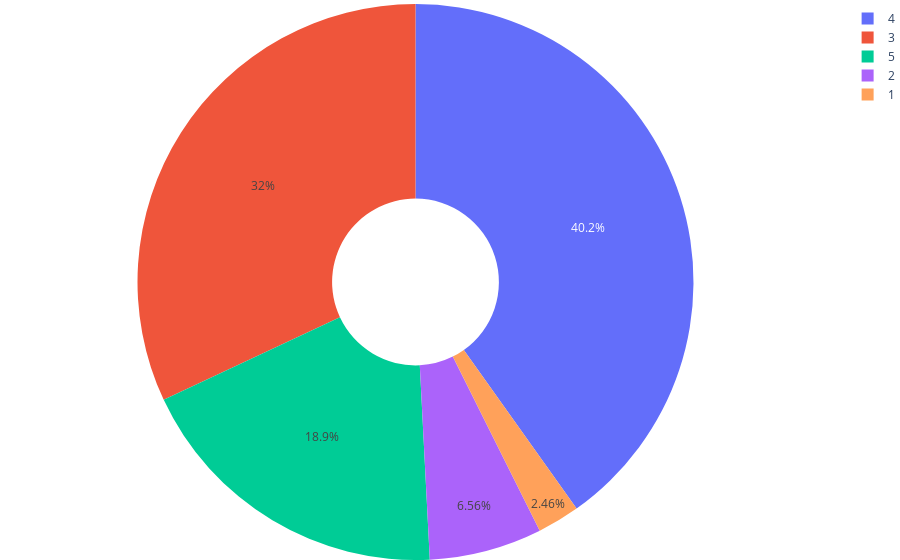

Source (notebook cell):
### Markdown cell above
### For the question 12. How would you rate the quality of Starbucks compared to other brands (Coffee Bean, Old Town White Coffee..) to be:

### Code cell
import plotly.express as px
import plotly.graph_objects as go
import plotly.figure_factory as ff
import plotly.io as pio

dfP = data['productRate'].value_counts()
dfP = pd.DataFrame({'rating':dfP.index, 'Counts':dfP.values})

labels = dfP['rating']
values = dfP['Counts']
fig = go.Figure(data=[go.Pie(labels=labels, values=values, hole=.3)])

fig.update_layout(margin = dict(t=4, l=0, r=0, b=0))
fig.show()

### Figure 1 — Plotly figure (JSON) as saved in the notebook; plotly's stock layout.template omitted (floating-point values rounded to 4 significant figures)
{"data": [{"hole": 0.3, "labels": [4, 3, 5, 2, 1], "type": "pie", "values": [49, 39, 23, 8, 3]}], "layout": {"margin": {"b": 0, "l": 0, "r": 0, "t": 4}}}
